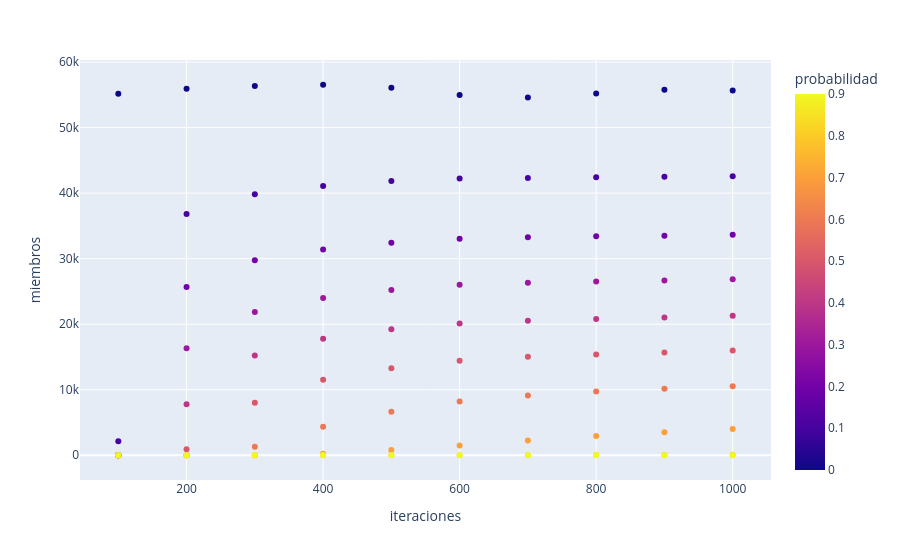

The notebook cell this image was saved under:
### Code cell
px.scatter(dataset, x='iteraciones', y='miembros', color='probabilidad')

### Figure 1 — Plotly figure (JSON) as saved in the notebook; plotly's stock layout.template omitted (floating-point values rounded to 4 significant figures)
{"data": [{"hovertemplate": "iteraciones=%{x}<br>miembros=%{y}<br>probabilidad=%{marker.color}<extra></extra>", "legendgroup": "", "marker": {"color": [0, 0.1, 0.2, 0.3, 0.4, 0.5, 0.6, 0.7, 0.8, 0.9, 0, 0.1, 0.2, 0.3, 0.4, 0.5, 0.6, 0.7, 0.8, 0.9, 0, 0.1, 0.2, 0.3, 0.4, 0.5, 0.6, 0.7, 0.8, 0.9, 0, 0.1, 0.2, 0.3, 0.4, 0.5, 0.6, 0.7, 0.8, 0.9, 0, 0.1, 0.2, 0.3, 0.4, 0.5, 0.6, 0.7, 0.8, 0.9, 0, 0.1, 0.2, 0.3, 0.4, 0.5, 0.6, 0.7, 0.8, 0.9, 0, 0.1, 0.2, 0.3, 0.4, 0.5, 0.6, 0.7, 0.8, 0.9, 0, 0.1, 0.2, 0.3, 0.4, 0.5, 0.6, 0.7, 0.8, 0.9, 0, 0.1, 0.2, 0.3, 0.4, 0.5, 0.6, 0.7, 0.8, 0.9, 0, 0.1, 0.2, 0.3, 0.4, 0.5, 0.6, 0.7, 0.8, 0.9], "coloraxis": "coloraxis", "symbol": "circle"}, "mode": "markers", "name": "", "orientation": "v", "showlegend": false, "type": "scatter", "x": [100, 100, 100, 100, 100, 100, 100, 100, 100, 100, 200, 200, 200, 200, 200, 200, 200, 200, 200, 200, 300, 300, 300, 300, 300, 300, 300, 300, 300, 300, 400, 400, 400, 400, 400, 400, 400, 400, 400, 400, 500, 500, 500, 500, 500, 500, 500, 500, 500, 500, 600, 600, 600, 600, 600, 600, 600, 600, 600, 600, 700, 700, 700, 700, 700, 700, 700, 700, 700, 700, 800, 800, 800, 800, 800, 800, 800, 800, 800, 800, 900, 900, 900, 900, 900, 900, 900, 900, 900, 900, 1000, 1000, 1000, 1000, 1000, 1000, 1000, 1000, 1000, 1000], "xaxis": "x", "y": [55148, 2143, 0, 0, 0, 0, 0, 0, 0, 0, 55914, 36821, 25669, 16338, 7793, 910, 0, 0, 0, 0, 56349, 39838, 29760, 21864, 15214, 7994, 1307, 0, 0, 0, 56536, 41080, 31406, 23983, 17786, 11507, 4341, 210, 0, 0, 56085, 41861, 32445, 25227, 19213, 13289, 6653, 799, 2, 0, 54955, 42246, 33045, 26005, 20116, 14418, 8188, 1504, 7, 0, 54591, 42297, 33271, 26332, 20536, 15027, 9108, 2246, 13, 0, 55182, 42409, 33418, 26525, 20804, 15381, 9728, 2927, 37, 0, 55769, 42512, 33505, 26664, 21017, 15695, 10147, 3518, 49, 0, 55653, 42581, 33653, 26841, 21288, 15996, 10544, 4013, 69, 0], "yaxis": "y"}], "layout": {"autosize": true, "coloraxis": {"colorbar": {"title": {"text": "probabilidad"}}, "colorscale": [[0, "#0d0887"], [0.1111, "#46039f"], [0.2222, "#7201a8"], [0.3333, "#9c179e"], [0.4444, "#bd3786"], [0.5556, "#d8576b"], [0.6667, "#ed7953"], [0.7778, "#fb9f3a"], [0.8889, "#fdca26"], [1, "#f0f921"]]}, "legend": {"tracegroupgap": 0}, "margin": {"t": 60}, "xaxis": {"anchor": "y", "autorange": true, "domain": [0, 1], "range": [45.26, 1055.0], "title": {"text": "iteraciones"}, "type": "linear"}, "yaxis": {"anchor": "x", "autorange": true, "domain": [0, 1], "range": [-4377.0, 60910.0], "title": {"text": "miembros"}, "type": "linear"}}}
